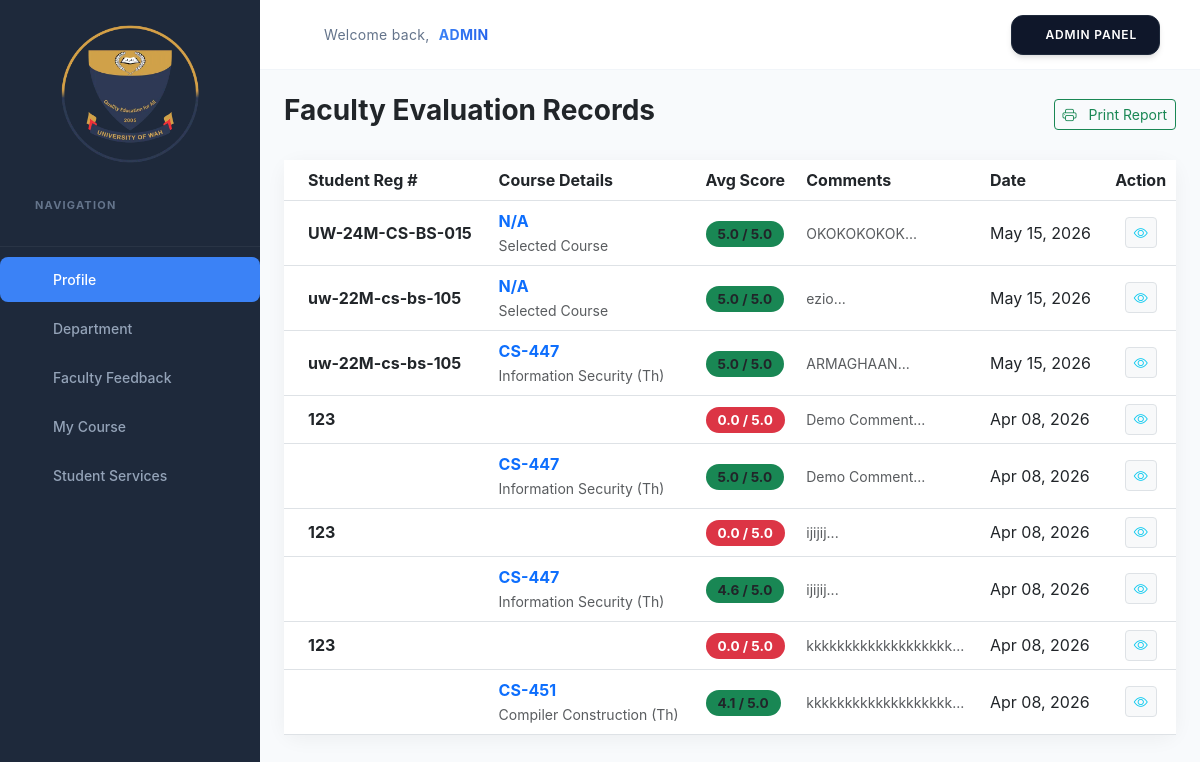
Page /admin/files/admin_feedback_view.php on the committed database.
### tables this page shows
CREATE TABLE `faculty_feedback` (
  `id` int(11) NOT NULL,
  `registration_no` varchar(50) DEFAULT NULL,
  `course_code` varchar(20) DEFAULT NULL,
  `course_title` varchar(255) DEFAULT NULL,
  `scores` text DEFAULT NULL,
  `comments` text DEFAULT NULL,
  `submission_date` date DEFAULT NULL,
  `created_at` timestamp NOT NULL DEFAULT current_timestamp()
);

### admin/files/admin_feedback_view.php (the view, shortened to what this page needs)
<?php
$host = "localhost";
$user = "root";
$pass = "";
$db = "fyp";
$conn = new mysqli($host, $user, $pass, $db);
$sql = "SELECT f.*, c.course_title AS assigned_title
        FROM faculty_feedback f
        LEFT JOIN course_assignments c ON f.course_code = c.course_code
        ORDER BY f.created_at DESC";
$result = $conn->query($sql);
?>
<!DOCTYPE html>
<html lang="en">
<head>
    <link href="https://cdn.jsdelivr.net/npm/bootstrap@5.3.0/dist/css/bootstrap.min.css" rel="stylesheet">
    <link rel="stylesheet" href="https://cdn.jsdelivr.net/npm/bootstrap-icons@1.11.0/font/bootstrap-icons.css">
</head>
 <link rel="stylesheet" href="../css/admin_style.css">
<body>
    <div class="main-wrapper">
        <div id="sidebar">
            <?php include('sidebar.php'); ?>
        </div>
        <div class="content-area">
            <?php include('header.php'); ?>
            <div class="container-fluid px-4 py-4">
                <div class="d-flex justify-content-between align-items-center mb-4">
                    <h3 class="fw-bold text-dark">Faculty Evaluation Records</h3>
                    <button class="btn btn-outline-success btn-sm" onclick="window.print()">
                        <i class="bi bi-printer me-2"></i> Print Report
                    </button>
                </div>
                <div class="card table-card">
                    <div class="card-body p-0">
                        <div class="table-responsive">
                            <table class="table table-hover align-middle mb-0">
                                <thead class="thead-teal">
                                    <tr>
                                        <th class="ps-4">Student Reg #</th>
                                        <th>Course Details</th>
                                        <th>Avg Score</th>
                                        <th>Comments</th>
                                        <th>Date</th>
                                        <th class="text-center">Action</th>
                                    </tr>
                                </thead>
                                <tbody>
                                    <?php if ($result && $result->num_rows > 0): ?>
                                        <?php while ($row = $result->fetch_assoc()): ?>
                                            <?php
                                            $scores = json_decode($row['scores'], true);
                                            $avg = 0;
                                            if (is_array($scores) && count($scores) > 0) {
                                                $avg = array_sum($scores) / count($scores);
                                            }
                                            $badgeClass = ($avg >= 4) ? 'bg-success' : (($avg >= 3) ? 'bg-warning text-dark' : 'bg-danger text-white');
                                            $displayTitle = !empty($row['course_title']) ? $row['course_title'] : $row['assigned_title'];
                                            ?>
                                            <tr>
                                                <td class="ps-4 fw-bold">
                                                    <?php echo htmlspecialchars($row['registration_no']); ?></td>
                                                <td>
                                                    <span
                                                        class="fw-bold text-primary"><?php echo htmlspecialchars($row['course_code']); ?></span><br>
                                                    <small
                                                        class="text-muted"><?php echo htmlspecialchars($displayTitle); ?></small>
                                                </td>
                                                <td>
                                                    <span class="score-badge <?php echo $badgeClass; ?>">
                                                        <?php echo number_format($avg, 1); ?> / 5.0
                                                    </span>
                                                </td>
                                                <td>
                                                    <small class="text-muted">
                                                        <?php echo !empty($row['comments']) ? substr(htmlspecialchars($row['comments']), 0, 40) . '...' : 'No comments'; ?>
                                                    </small>
                                                </td>
                                                <td><?php echo date('M d, Y', strtotime($row['submission_date'])); ?></td>
                                                <td class="text-center">
                                                    <button class="btn btn-sm btn-light border" title="View Details">
                                                        <i class="bi bi-eye text-info"></i>
                                                    </button>
                                                </td>
                                            </tr>
                                        <?php endwhile; ?>
                                    <?php endif; ?>
                                </tbody>
                            </table>
                        </div>
                    </div>
                </div>
            </div>
        </div>
    </div>
</body>
</html>

### admin/css/admin_style.css (style rules this page uses)
:root { --sidebar-bg: #0f172a; --sidebar-hover: #1e293b; --active-blue: #3b82f6; --body-bg: #f8fafc; --card-bg: #ffffff; --text-main: #1e293b; --text-muted: #64748b; --border-color: #e2e8f0; --sidebar-width: 260px; --transition-speed: 0.2s; --radius-lg: 12px; --radius-md: 8px; --shadow-sm: 0 1px 3px 0 rgb(0 0 0 / 0.1); --shadow-md: 0 4px 6px -1px rgb(0 0 0 / 0.1); }
* { box-sizing: border-box; }
body { margin: 0; font-family: "Inter", system-ui, -apple-system, sans-serif; background-color: var(--body-bg); color: var(--text-main); line-height: 1.5; -webkit-font-smoothing: antialiased; }
.main-wrapper { display: flex; min-height: 100vh; }
.content-area { flex-grow: 1; display: flex; flex-direction: column; overflow-x: hidden; }

### admin/files/admin_feedback_view.php (style rules this page uses)
:root { --sidebar-width: 260px; --teal-color: #00cba9; }
body { background-color: #f4f7f6; }
.main-wrapper { display: flex; width: 100%; }
#sidebar { width: var(--sidebar-width); height: 100vh; position: fixed; left: 0; top: 0; z-index: 1000; background: #2c3e50; }
.content-area { flex-grow: 1; margin-left: var(--sidebar-width); min-height: 100vh; width: calc(100% - var(--sidebar-width)); }
.table-card { border-radius: 15px; border: none; box-shadow: 0 4px 20px rgba(0, 0, 0, 0.05); }
.thead-teal { background-color: var(--teal-color); color: white; }
.score-badge { font-weight: bold; padding: 5px 12px; border-radius: 20px; font-size: 0.85rem; }

### rows in the picture
faculty_feedback: registration_no "UW-24M-CS-BS-015", course_code "N/A", course_title "Selected Course", scores "5.0", comments "OKOKOKOKOK", submission_date "May 15, 2026"
faculty_feedback: registration_no "uw-22M-cs-bs-105", course_code "N/A", course_title "Selected Course", scores "5.0", comments "ezio", submission_date "May 15, 2026"
faculty_feedback: registration_no "uw-22M-cs-bs-105", course_code "CS-447", course_title "Information Security (Th)", scores "5.0", comments "ARMAGHAAN", submission_date "May 15, 2026"
faculty_feedback: registration_no "123", avg "0.0", comments "Demo Comment", submission_date "Apr 08, 2026"
faculty_feedback: course_code "CS-447", course_title "Information Security (Th)", scores "5.0", comments "Demo Comment", submission_date "Apr 08, 2026"
faculty_feedback: registration_no "123", avg "0.0", comments "ijijij", submission_date "Apr 08, 2026"
faculty_feedback: course_code "CS-447", course_title "Information Security (Th)", scores "4.6", comments "ijijij", submission_date "Apr 08, 2026"
faculty_feedback: registration_no "123", avg "0.0", comments "kkkkkkkkkkkkkkkkkkk", submission_date "Apr 08, 2026"
faculty_feedback: course_code "CS-451", course_title "Compiler Construction (Th)", scores "4.1", comments "kkkkkkkkkkkkkkkkkkk", submission_date "Apr 08, 2026"
